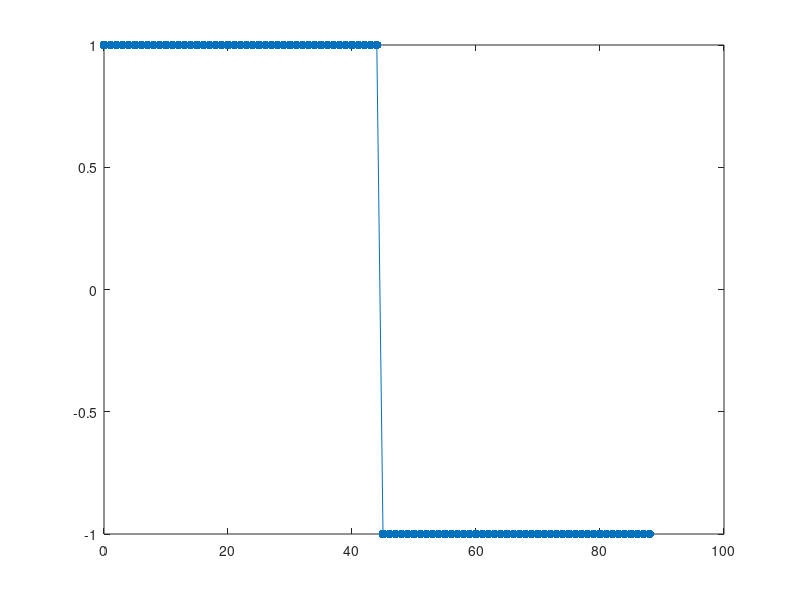

Reproduce this figure in MATLAB. (Note: this script raises an error after producing the figure.)
clc, close all, clear variables, clear sound
samplerate = 44100;
f = 500;
p = 1/f;
spp = samplerate*p;
N = ceil(spp); %# of points
x = 0:N-1;
y = square(2.*pi.*f.*x/samplerate);

ratio = 1.25;

%graph
figure()
plot(x,y,'.-','MarkerSize',20)
hold on
y_new = pitch_shift_Npt_linterp(y,ratio,false);
plot(0:length(y_new)-1,y_new,'.-','MarkerSize',20)
 
%play
volume = 10;
volpeakpoint = 100/volume;
y_toplay = [volpeakpoint repmat(y,1,ceil(samplerate*1.5/length(y)))];
fprintf("Playing original 1.5s...\n");
soundsc(y_toplay,(samplerate))
pause
clear sound, clear sounds;
y_toplay = [volpeakpoint repmat(y_new,1,ceil(samplerate*1.5/length(y_new)))];
fprintf("Playing pitch shifted 1.5s...\n\n");
soundsc(y_toplay,(samplerate))

function y_new = pitch_shift_Npt_linterp(y,ratio,retain_length)
%pitch shifts N points by a ratio through stretch or compress
%will create discontinuities/jumps, the larger the ratio the worse
    if(retain_length)
        y_to_interp = repmat(y,1,ceil(ratio)); %have enough periods avail
    else
        y_to_interp = y; %or don't retain original length
    end
    x_new = (0:length(y_to_interp)-1).*ratio; %new dx to interp
    y_new = interp1(0:length(x_new)-1,y_to_interp,x_new);
    y_new = y_new(1:length(y)); %only use first N points
    y_new(isnan(y_new)) = []; %remove null points
end